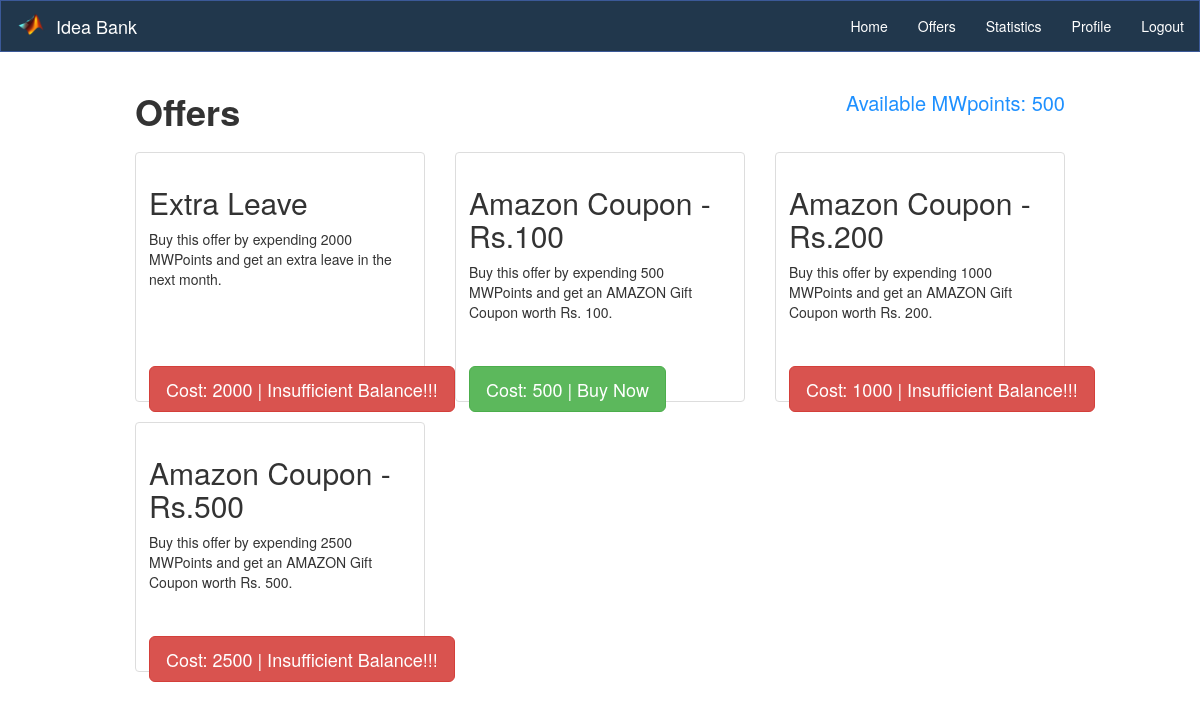
Screenshot of /redeem.php (signed in) with the database file from the repository.
### tables this page shows
CREATE TABLE `user` (
  `user_id` int(11) NOT NULL,
  `name` varchar(50) NOT NULL,
  `MWpoints` int(11) DEFAULT 100,
  `password` varchar(250) NOT NULL
);

CREATE TABLE `offers` (
  `offer_id` int(11) NOT NULL,
  `offer_title` varchar(100) NOT NULL,
  `description` varchar(200) NOT NULL,
  `cost` int(11) NOT NULL
);

### redeem.php (the view, shortened to what this page needs)
<?php include "header.php" ?>
<?php
$user = $_SESSION['name'];
$sql = "SELECT * FROM offers";
$result = mysqli_query($conn, $sql);
?>
<main class="container" style="width: 80%">
    <h1 style="height: 50px;">
        <b> <span style="float: left;">Offers</span></b>
        <span style="color:dodgerblue; float: right; font-size: 20px;"> Available MWpoints: <?php
                                                                                            $sqlMWP = "SELECT * FROM user WHERE name = '$user' ";
                                                                                            $resultMWP = mysqli_query($conn, $sqlMWP);
                                                                                            $rowMWP = mysqli_fetch_array($resultMWP);
                                                                                            $MWpoints = $rowMWP['MWpoints'];
                                                                                            echo $MWpoints;
                                                                                            ?>
        </span>
    </h1>
    <div class="row">
        <?php
        while ($post = $result->fetch_assoc()) {
            $offer_id = $post['offer_id'];
            $offer_name = $post['offer_title'];
            $offer_desc = $post['description'];
            $offer_cost = $post['cost'];
        ?>
            <div class="col-sm-6 col-md-4">
                <div class="thumbnail" style="height: 250px;">
                    <div class="caption">
                        <h2><?php echo $offer_name; ?></h2>
                        <p><?php echo $offer_desc; ?></p>
                        <p style="position: absolute; bottom: 0; width: 100%;">
                            <?php
                            if ($offer_cost <= $MWpoints) {
                            ?>
                            <a href="<?php echo "purchase_item.php?offer_id=" . $offer_id; ?>">
                                <button type="button" class="btn btn-success btn-lg" >
                                <?php
                                echo "Cost: " . $offer_cost . " | Buy Now"
                                ?>
                            </button>
                            </a>
                            <?php
                            } else {
                            ?>
                                <button type="button" class="btn btn-danger btn-lg">
                                <?php
                                echo "Cost: " . $offer_cost . " | Insufficient Balance!!!"
                                ?>
                                </button>
                            <?php
                            }
                            ?>
                        </p>
                    </div>
                </div>
            </div>
        <?php } ?>
    </div>
</main>
<?php include "footer.php"; ?>

### css/style.css (style rules this page uses)
a { color: #3b5998; }

### rows the page displays
user: MWpoints "500"
offers: offer_title "Extra Leave", description "Buy this offer by expending 2000 MWPoints and get an extra leave in the next month.", cost "2000"
offers: offer_title "Amazon Coupon - Rs.100", description "Buy this offer by expending 500 MWPoints and get an AMAZON Gift Coupon worth Rs. 100.", cost "500"
offers: offer_title "Amazon Coupon - Rs.200", description "Buy this offer by expending 1000 MWPoints and get an AMAZON Gift Coupon worth Rs. 200.", cost "1000"
offers: offer_title "Amazon Coupon - Rs.500", description "Buy this offer by expending 2500 MWPoints and get an AMAZON Gift Coupon worth Rs. 500.", cost "2500"
